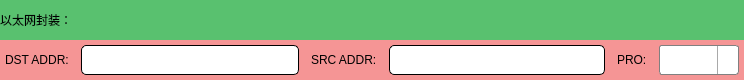
<?xml version="1.0" encoding="UTF-8"?>
<ui version="4.0">
 <class>MacHeader</class>
 <widget class="QWidget" name="MacHeader">
  <property name="geometry">
   <rect>
    <x>0</x>
    <y>0</y>
    <width>744</width>
    <height>80</height>
   </rect>
  </property>
  <property name="maximumSize">
   <size>
    <width>16777215</width>
    <height>80</height>
   </size>
  </property>
  <property name="windowTitle">
   <string>Form</string>
  </property>
  <property name="styleSheet">
   <string notr="true">QFrame#frame_macheader{
background-color: rgba(255, 0, 0, 96);
}
QLineEdit{
border: 1px solid;
border-radius: 5px;
}
QLineEdit:hover {
	border: 1px solid;
	border-color: red;
}

QComboBox {
    border: 1px solid gray;
    border-radius: 3px;
    padding: 1px 2px 1px 2px;  
}

QComboBox::drop-down {
    subcontrol-origin: padding;
    subcontrol-position: top right;
    width: 20px;
 
    border-left-width: 1px;
    border-left-color: darkgray;
    border-left-style: solid; /* just a single line */
    border-top-right-radius: 3px; /* same radius as the QComboBox */
    border-bottom-right-radius: 3px;
}
 
QComboBox::down-arrow {
image: url(:/Pic/drop-down.ico);
}

QWidget#widget {
color: rgba(46, 180, 75, 136);
}</string>
  </property>
  <layout class="QVBoxLayout" name="verticalLayout">
   <property name="spacing">
    <number>0</number>
   </property>
   <property name="leftMargin">
    <number>0</number>
   </property>
   <property name="topMargin">
    <number>0</number>
   </property>
   <property name="rightMargin">
    <number>0</number>
   </property>
   <property name="bottomMargin">
    <number>0</number>
   </property>
   <item>
    <widget class="QWidget" name="widget" native="true">
     <property name="minimumSize">
      <size>
       <width>0</width>
       <height>35</height>
      </size>
     </property>
     <property name="maximumSize">
      <size>
       <width>16777215</width>
       <height>40</height>
      </size>
     </property>
     <property name="styleSheet">
      <string notr="true">background-color: rgba(46, 180, 75, 136);</string>
     </property>
     <layout class="QHBoxLayout" name="horizontalLayout">
      <property name="spacing">
       <number>0</number>
      </property>
      <property name="leftMargin">
       <number>0</number>
      </property>
      <property name="topMargin">
       <number>0</number>
      </property>
      <property name="rightMargin">
       <number>0</number>
      </property>
      <property name="bottomMargin">
       <number>0</number>
      </property>
      <item>
       <widget class="QLabel" name="label">
        <property name="text">
         <string>以太网封装：</string>
        </property>
       </widget>
      </item>
     </layout>
    </widget>
   </item>
   <item>
    <widget class="QFrame" name="frame_macheader">
     <property name="minimumSize">
      <size>
       <width>0</width>
       <height>35</height>
      </size>
     </property>
     <property name="maximumSize">
      <size>
       <width>16777215</width>
       <height>40</height>
      </size>
     </property>
     <property name="styleSheet">
      <string notr="true"/>
     </property>
     <property name="frameShape">
      <enum>QFrame::NoFrame</enum>
     </property>
     <property name="frameShadow">
      <enum>QFrame::Plain</enum>
     </property>
     <layout class="QVBoxLayout" name="verticalLayout_5">
      <property name="spacing">
       <number>0</number>
      </property>
      <property name="leftMargin">
       <number>5</number>
      </property>
      <property name="topMargin">
       <number>2</number>
      </property>
      <property name="rightMargin">
       <number>5</number>
      </property>
      <property name="bottomMargin">
       <number>2</number>
      </property>
      <item>
       <layout class="QHBoxLayout" name="horizontalLayout_18">
        <property name="spacing">
         <number>12</number>
        </property>
        <item>
         <layout class="QHBoxLayout" name="horizontalLayout_19">
          <property name="spacing">
           <number>12</number>
          </property>
          <item>
           <widget class="QLabel" name="label_13">
            <property name="maximumSize">
             <size>
              <width>16777215</width>
              <height>30</height>
             </size>
            </property>
            <property name="text">
             <string>DST ADDR:</string>
            </property>
           </widget>
          </item>
          <item>
           <widget class="QLineEdit" name="lineEdit_dstaddr">
            <property name="maximumSize">
             <size>
              <width>16777215</width>
              <height>30</height>
             </size>
            </property>
           </widget>
          </item>
         </layout>
        </item>
        <item>
         <layout class="QHBoxLayout" name="horizontalLayout_20">
          <property name="spacing">
           <number>12</number>
          </property>
          <item>
           <widget class="QLabel" name="label_14">
            <property name="maximumSize">
             <size>
              <width>16777215</width>
              <height>30</height>
             </size>
            </property>
            <property name="text">
             <string>SRC ADDR:</string>
            </property>
           </widget>
          </item>
          <item>
           <widget class="QLineEdit" name="lineEdit_srcaddr">
            <property name="maximumSize">
             <size>
              <width>16777215</width>
              <height>30</height>
             </size>
            </property>
           </widget>
          </item>
         </layout>
        </item>
        <item>
         <layout class="QHBoxLayout" name="horizontalLayout_21">
          <property name="spacing">
           <number>12</number>
          </property>
          <item>
           <widget class="QLabel" name="label_15">
            <property name="minimumSize">
             <size>
              <width>0</width>
              <height>0</height>
             </size>
            </property>
            <property name="maximumSize">
             <size>
              <width>16777215</width>
              <height>30</height>
             </size>
            </property>
            <property name="text">
             <string>PRO:</string>
            </property>
           </widget>
          </item>
          <item>
           <widget class="QComboBox" name="comboBox">
            <property name="minimumSize">
             <size>
              <width>80</width>
              <height>0</height>
             </size>
            </property>
            <property name="maximumSize">
             <size>
              <width>16777215</width>
              <height>30</height>
             </size>
            </property>
            <property name="editable">
             <bool>true</bool>
            </property>
           </widget>
          </item>
         </layout>
        </item>
       </layout>
      </item>
     </layout>
    </widget>
   </item>
  </layout>
 </widget>
 <resources/>
 <connections/>
</ui>
